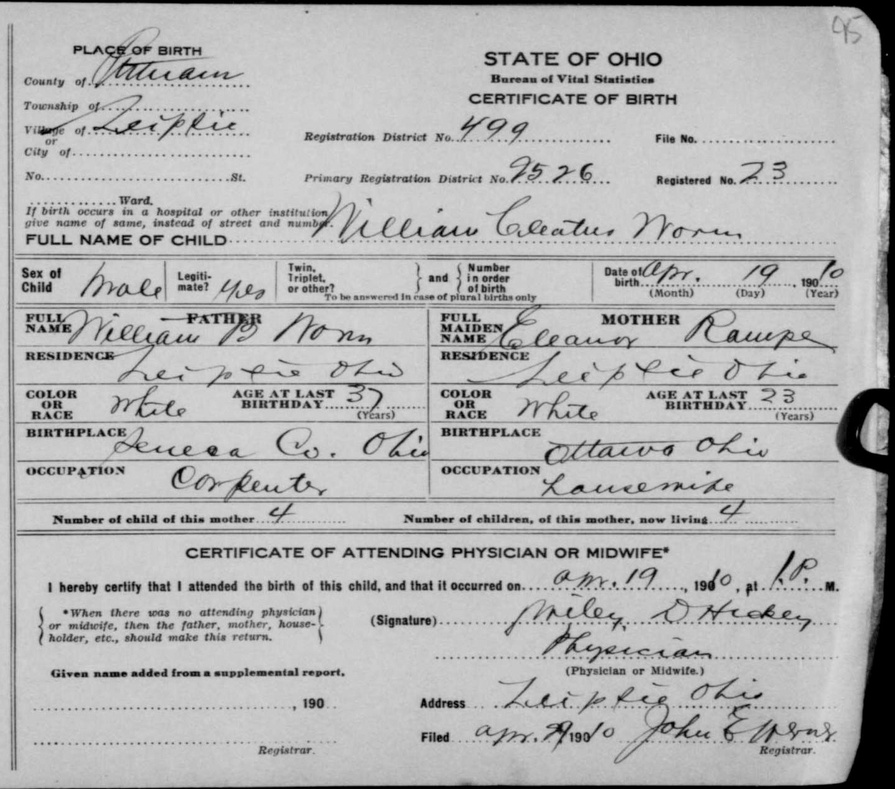
#> input picture data/DiverseDocuments-Refined/Birth1.jpg, 895 x 789 px, shrunk from 1443 x 1272 before the run
$ python create_subimage_datasets.py ../../data/DiverseDocuments-Refined   (Python 2 division)
#> lines starting #> are read from the running program, lines starting #| are printed output that depends on the picture
### data_loaders/gt_loaders.py
from __future__ import print_function
"""
Ground truth loaders for semantic segmentation (pixel-labeling) tasks.

This is PERFORMANCE-CRITICAL code, as it may be invoked numerous times per batch
throughout model training and inference.
A reasonable latency per call will be < 50 ms.

Author: Seth Stewart
stewart.seth.a@gmail.com
Brigham Young University
February 2018
"""
import numpy as np
import cv2
import os
from collections import defaultdict

# TODO: Import code from txt_to_pngs here?
def load_gt_from_txt(image_path, num_classes=6, dontcare_idx=-1, image_size=(0,0), suffix_to_class_map=None):
    pass

# [133 lines left out: functions find_roots_and_suffices, autodiscover_suffix_to_class_map, load_gt_from_suffices, load_gt_pnglayers, not called in this run]

# Load GT from a single multi-hot bit-indexed color PNG.
def load_gt_multihot_bit_indexed_png(image_path, num_classes=6, dontcare_idx=-1, suffix_to_class_map=None):
    """
    Loads ground truth (GT) channels from a single correspondingly named color PNG file.
    If the image is named "dir/my_image.jpg", then the ground truth file is named "dir/my_image.png".
    Allows OVERLAP of multiple classes per pixel (multi-hot).

    This loader is used by the ICDAR2017 Competition on Layout Analysis for Challenging Medieval Manuscripts
    http://diuf.unifr.ch/main/hisdoc/icdar2017-hisdoc-layout-comp

    In that competition, the classes are:
    main text body, comment, decoration, background.
    Importantly, they can overlap.
    0x8000... signifies a boundary pixel. Boundary pixels may be classified either the same
    as the foreground pixels they surround, or as background with no additional penalty.
    0x01 is background,
    0x02 is comment,
    0x04 is decoration,
    0x08 is main text body.

    Parameters
    ----------
    image_path : str
        The path to the original image next to which to find the correspondingly named GT .PNG files.
    num_classes : int
        The maximum number of channels to load.
    dontcare_idx: int
        The index of a "don't care" class superlabel; set to -1 to ignore (default)
    Returns
    -------
    A [H x W x num_channels] numpy array containing all of the loaded GT channels, in the range [0,1.0]. If dontcare_idx >= 0, an additional channel is concatenated, representing the "don't care" label.
    """
    print("Loading from RGB!")

    gt_path = image_path.replace(".jpg", ".png")
    #print("Loading GT for multi-indexed PNG file:", gt_path)
    gt_rgb = cv2.imread(gt_path)
    gtdim = num_classes
    if dontcare_idx > 0:
        gtdim = num_classes + 1
    gt = np.zeros((gt_rgb.shape[0], gt_rgb.shape[1], gtdim))
    channels = []
    for c in range(gt_rgb.shape[-1]):
        channels.append(gt_rgb[:,:,c])

    mask = 0x01
    channel = 0
    for classnum in range(0, num_classes):
        gt_layer = (np.bitwise_and(mask, channels[channel])).astype('bool').astype('float32')
        gt[:,:,classnum] = gt_layer
        mask = mask << 1
        if mask > 255:
            mask = 0x01
            channel += 1
    if dontcare_idx > 0: # This expects dontcare_idx is greater than the highest class index.
        channel = dontcare_idx / 8 # bits per channel
        mask = 0x01 << (dontcare_idx % 8)
        gt[:,:,num_classes] = (np.bitwise_and(mask, channels[channel])).astype('bool').astype('float32')

    print("RGB GT shape:", gt.shape)
    return gt

# Disk-Caching wrapper for loading ground truth. Currently uses .npz format.
def load_gt_diskcached(image_path, num_classes=6, gt_loader=load_gt_multihot_bit_indexed_png, dontcare_idx=-1, use_disk_cache=True, memory_cache=None, compress_in_ram=False, downsampling_rate=1.0, debuglevel=-1, suffix_to_class_map={"DL":0, "HW":1, "MP":2, "LN":3, "ST":4}):
    # First check the memory cache.
    if memory_cache is not None:
        if debuglevel > 1:
            print("Using memory cache")
        if image_path + "_gt" in memory_cache:
            if debuglevel > 1:
                print("Loading from memory cache")
            arr = memory_cache[image_path + "_gt"]
            if debuglevel > 2:
                print("arr.shape:", arr.shape)
            return arr
        elif image_path + "_gt.npz" in memory_cache:
            if debuglevel > 2:
                print("Loading .npz from memory cache")
            f = self.cached_images[image_path+"_gt.npz"]
            f.seek(0)
            arr = np.load(f)['arr_0']
            if debuglevel > 2:
                print("arr.shape:", arr.shape)
            return arr
        if debuglevel > 2:
            print("Not found in memory cache")
    gt_path = image_path.replace(".jpg", ".png")
    #if not os.path.exists(gt_path):
    #    gt_loader = load_gt_pnglayers
    #    #print("Loading from layers")
    #else:
    #    #print("Loading from", gt_loader)
    #    pass
    # Load the disk-cached ground truth as compressed .npz
    if use_disk_cache:
        if debuglevel > 1:
            print("using disk cache")
        if os.path.exists(image_path+"_gt.npz"):
            try:
                if debuglevel > 0:
                    print("Loading npz from disk!", image_path+"_gt.npz")
                gt = np.load(image_path+"_gt.npz")['arr_0']
            except Exception:
                if debuglevel > 0:
                    print("Loading npz failed! Using primary loader...")
                gt = gt_loader(image_path, num_classes, dontcare_idx=dontcare_idx, suffix_to_class_map=suffix_to_class_map)
                if debuglevel > 1:
                    print("Saving GT to disk, shape:", gt.shape)
                with open(image_path+"_gt.npz", 'wb') as f:
                    np.savez_compressed(f, gt)
        else:
            if debuglevel > 2:
                print("Not found in disk cache. Using primary loader...")
            gt = gt_loader(image_path, num_classes, dontcare_idx=dontcare_idx, suffix_to_class_map=suffix_to_class_map)
            # Save the compressed GT into the disk cache.
            if debuglevel > 1:
                print("Saving GT to disk, shape:", gt.shape)
            with open(image_path+"_gt.npz", 'wb') as f:
                np.savez_compressed(f, gt)
    else:
        if debuglevel > 2:
            print("Not using disk cache. Using primary loader...")
        gt = gt_loader(image_path, num_classes, dontcare_idx=dontcare_idx, suffix_to_class_map=suffix_to_class_map)

    if debuglevel > 1:
        print("load_gt GT shape:", gt.shape)


    # Downsample if a rate has been specified. NOTE that this is very slow
    # compared to statically resizing all images in a dataset prior to training,
    # but can be reasonably fast if the memory cache is used.
    if downsampling_rate > 1.0:
        gt = cv2.resize(gt, (0,0), fx=1.0/downsampling_rate, fy=1.0/downsampling_rate)
    if debuglevel > 1:
        print("Resized GT shape", gt.shape)

    # TODO: Only add a sample to the cache if there is more than enough free memory?
    # (Check using guppy)
    # TODO: If needed, pop the least frequently and least recently used elements off the cache first.
    # Imbalanced training is amenable to a cache speedup through exemplar dropping.
    # Currently there is no check for out-of-memory errors, so this will fail
    # for large datasets.
    if memory_cache is not None:
        if compress_in_ram:
            f = io.BytesIO()
            np.savez_compressed(f, gt)
            memory_cache[image_path+"_gt.npz"] = f
        else:
            memory_cache[image_path + "_gt"] = gt

    return gt


# Automatically determines the GT loader to use.
def load_gt_automatic(image_path, num_classes=6, dontcare_idx=-1, use_disk_cache=False, memory_cache=None, compress_in_ram=False, downsampling_rate=1.0, debuglevel=-1, suffix_to_class_map={"DL":0, "HW":1, "MP":2, "LN":3, "ST":4}):
    if suffix_to_class_map is None:
        suffix_to_class_map = {"DL":0, "HW":1, "MP":2, "LN":3, "ST":4}
    if debuglevel > 3:
        print("Loading GT for base file", image_path)
    gt_loader = load_gt_from_suffices
    gt_layer_path = None
    if os.path.exists(image_path.replace("jpg", "png")):
        # Load a jpg, png pair and assume that the png is the RGB layer-bit-indexed representation of the ground-truth.
        gt_loader = load_gt_multihot_bit_indexed_png
        if debuglevel > 2:
            print("Using multihot layer loader on", image_path)
    else:
        for classnum in range(num_classes):
            gt_layer_path = image_path.replace(".jpg", "_" + str(classnum) + ".jpg")
            if os.path.exists(gt_layer_path):
                if debuglevel > 2:
                    print("Using png layer loader on", gt_layer_path)
                gt_loader = load_gt_pnglayers
                break
            gt_layer_path = image_path.replace(".jpg", "_" + str(classnum) + ".png")
            if os.path.exists(gt_layer_path):
                if debuglevel > 2:
                    print("Using png layer loader on", gt_layer_path)
                gt_loader = load_gt_pnglayers
                break
    if gt_layer_path is not None and not os.path.exists(gt_layer_path):
        #suffix_to_class_map={"DL":0, "HW":1, "MP":2, "LN":3, "ST":4}
        gtexts=["png", "jpg"]
        for class_suffix, classnum in suffix_to_class_map.items():
            for gtext in gtexts:
                gt_layer_path = image_path + "_" + class_suffix + "." + gtext
                if debuglevel > 1:
                    print("Testing existence of GT:", gt_layer_path)
                if os.path.exists(gt_layer_path):
                    if debuglevel > 2:
                        print("Using suffix GT loader on ", image_path)
                    gt_loader = load_gt_from_suffices
                    break
    else:
        if debuglevel > 3:
            "Using default gt loader", gt_loader

    return load_gt_diskcached(image_path, num_classes=num_classes, gt_loader=gt_loader, dontcare_idx=dontcare_idx, use_disk_cache=use_disk_cache, memory_cache=memory_cache, compress_in_ram=compress_in_ram, downsampling_rate=downsampling_rate, debuglevel=debuglevel, suffix_to_class_map=suffix_to_class_map)

load_gt = load_gt_automatic


# Index a training set for efficient per-class exemplar access.
# [68 lines left out: functions index_training_set_by_class, load_image, not called in this run]

### utils.py
from __future__ import print_function
import os
import errno

def create_LaTeX_figure(imgs, labels, captions):
    pass

def csv_to_LaTeX_table(csv):
    pass

def mkdir_p(path):
    try:
        os.makedirs(path)
    except OSError as exc:  # Python >2.5
        if exc.errno == errno.EEXIST and os.path.isdir(path):
            pass
        else:
            raise

# [18 lines left out: function _mkdir, not called in this run]

### experiments/training_set_size_variation/create_subimage_datasets.py
from __future__ import print_function
import numpy as np
import cv2

import sys
import os
try:
    from data_loaders.gt_loaders import *
    from visuals.visuals import *
except ImportError:
    sys.path.append('../../')
    from data_loaders.gt_loaders import *
    from visuals.visuals import *

import shutil
import errno

from utils import mkdir_p

if __name__ == "__main__":
    crop_policy = "equal_length"
    subdivision_amounts = [2, 3, 4, 5, 8, 16]
    data_dir = sys.argv[1]
    for jpg in [os.path.join(data_dir, f) for f in os.listdir(data_dir) if ".jpg" == f[-4:]]:
        print("Processing", jpg)
        img = cv2.imread(jpg)
#> img is the input picture: shape (789, 895, 3); min 0, max 225, mean 179
        base = os.path.basename(jpg).replace(".jpg", "")
        shape = img.shape

        gt = load_gt(jpg)
#> after the loop in load_gt_multihot_bit_indexed_png, `for c in range(gt_rgb.shape[-1]):`: channels = 3 items
#> the loop in load_gt_multihot_bit_indexed_png, `for classnum in range(0, num_classes):` made 6 passes
#> pass 1, in load_gt_multihot_bit_indexed_png, `gt_layer = (np.bitwise_and(mask, channels[channel])).astype('bool').as..`:
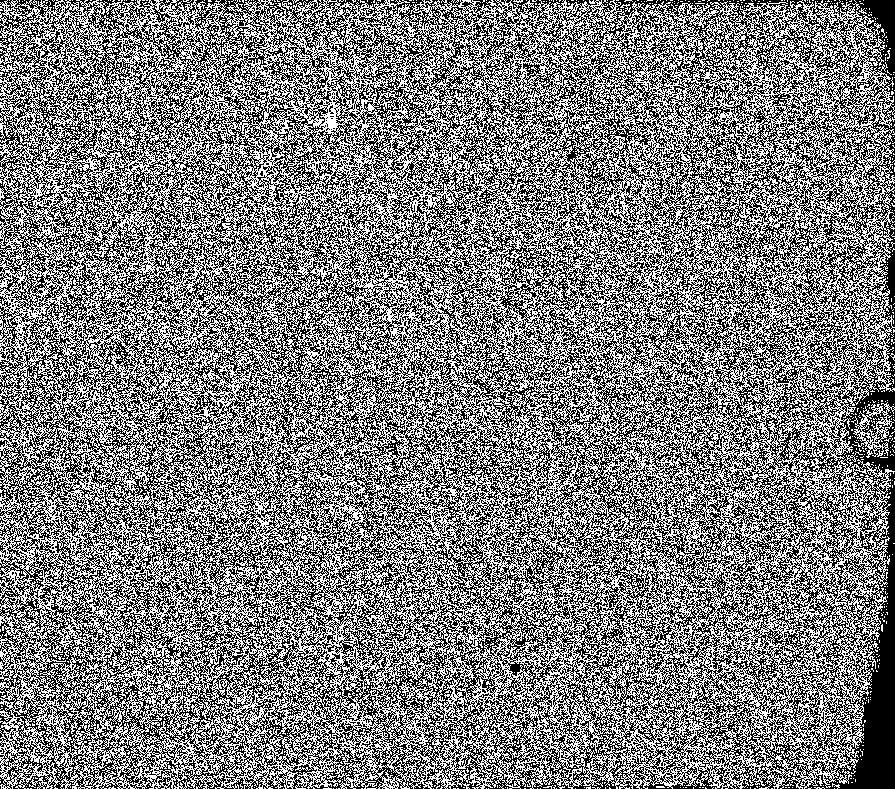
#> gt_layer: shape (789, 895) float32; values 0 (black) and 1 (white), 49.4% white in thin lines or dots
#> pass 2, in load_gt_multihot_bit_indexed_png, `gt_layer = (np.bitwise_and(mask, channels[channel])).astype('bool').as..`:
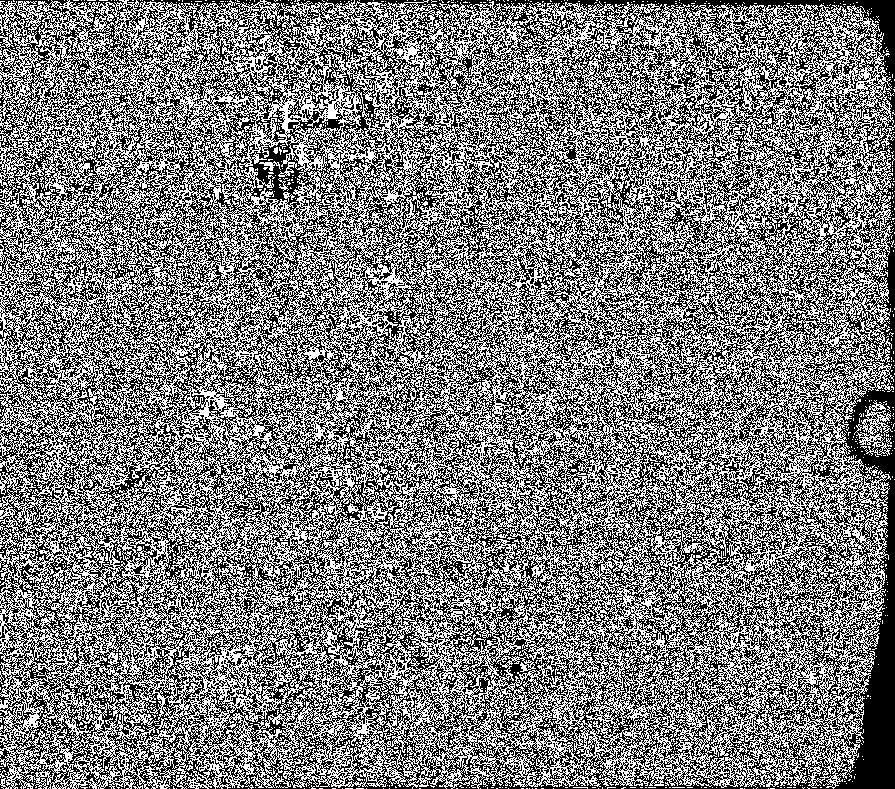
#> gt_layer: shape (789, 895) float32; values 0 (black) and 1 (white), 48.9% white in thin lines or dots
#> pass 3, in load_gt_multihot_bit_indexed_png, `gt_layer = (np.bitwise_and(mask, channels[channel])).astype('bool').as..`:
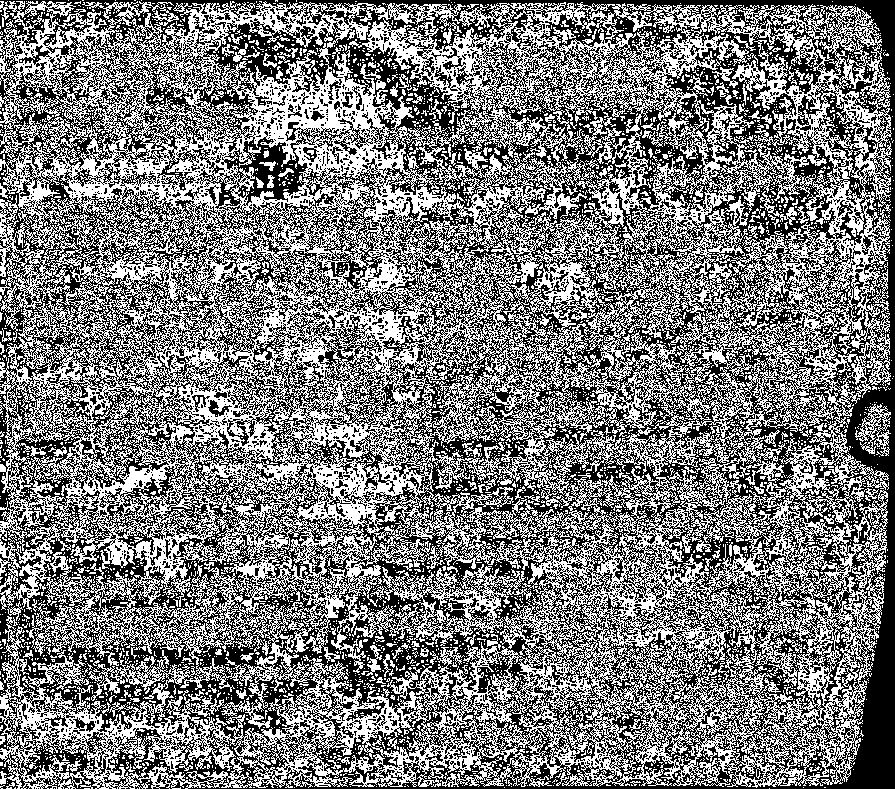
#> gt_layer: shape (789, 895) float32; values 0 (black) and 1 (white), 48.3% white in thin lines or dots
#> after the loop in load_gt_multihot_bit_indexed_png, `for classnum in range(0, num_classes):`: channel = 0; mask = 64
#| RGB GT shape: (789, 895, 6)

        for subdiv_amt in subdivision_amounts:
            output_folder = os.path.join(data_dir, "subdivs_"+str(subdiv_amt))
            h = shape[0] / subdiv_amt
            w = shape[1] / subdiv_amt
            mkdir_p(output_folder)
            quadrant_with_most_hw_plus_mp_pixels = (0,0)
            most_hw_plus_mp_pixels = 0
            for x in range(subdiv_amt):
                for y in range(subdiv_amt):
                    l,u = x*w, y*h
                    r,b = (x+1)*w, (y+1)*h
                    output_file = os.path.join(output_folder, base + "_" + str(x) + "_" + str(y))
                    out_jpg = output_file + ".jpg"
                    # Create and save each of the subcrops
                    out_crop = img[u:b, l:r, :]
                    train = False
                    mp_plus_hw = np.sum(gt[u:b, l:r, 1]) + np.sum(gt[u:b, l:r, 2])
                    if mp_plus_hw > most_hw_plus_mp_pixels:
                        most_hw_plus_mp_pixels = mp_plus_hw
                        quadrant_with_most_hw_plus_mp_pixels = (x,y)
                    print("Writing", out_crop.shape, "to", out_jpg)
                    cv2.imwrite(out_jpg, out_crop)
                    for c in range(gt.shape[-1]):
                        gt_crop = gt[u:b, l:r, c]
                        layersum = np.sum(gt_crop)
                        if layersum == 0:
                            continue
                        out_gtlayer = output_file + "_" + str(c) + ".png"
                        cv2.imwrite(out_gtlayer, gt_crop*255)
                        print("Writing", gt_crop.shape, "to", out_gtlayer)

            x,y = quadrant_with_most_hw_plus_mp_pixels
            best_quadrant_base = base + "_" + str(x) + "_" + str(y)
            # Now move best quadrant out for training
            train_dir = output_folder + "_train"
            mkdir_p(train_dir)

            src_jpg = os.path.join(output_folder, best_quadrant_base + ".jpg")
            dst_jpg = os.path.join(train_dir, best_quadrant_base + ".jpg")
            shutil.move(src_jpg, dst_jpg)
            for c in range(gt.shape[-1]):
                src_png = os.path.join(output_folder, best_quadrant_base + "_" + str(c) + ".png")
                dst_png = os.path.join(train_dir, best_quadrant_base + "_" + str(c) + ".png")
                if os.path.exists(src_png):
                    shutil.move(src_png, dst_png)
#> this loop made 6 passes
#> pass 1, `cv2.imwrite(out_jpg, out_crop)`:
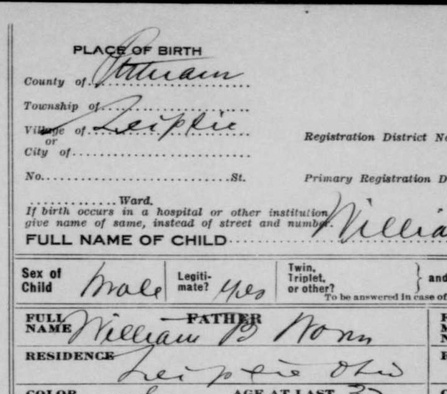
#> saved as Birth1_0_0.jpg: shape (394, 447, 3); min 0, max 218, mean 184.8
#> pass 1, `cv2.imwrite(out_gtlayer, gt_crop*255)`:
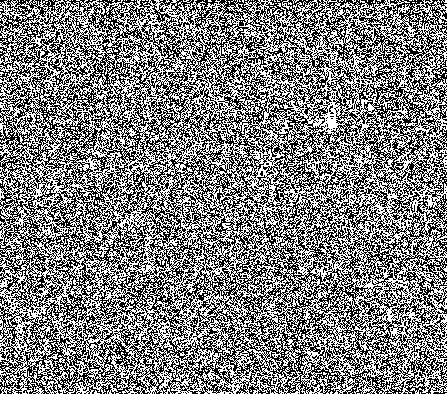
#> saved as Birth1_0_0_0.png: shape (394, 447); 50.3% white; black in thin lines or dots
#> pass 1, `cv2.imwrite(out_gtlayer, gt_crop*255)`:
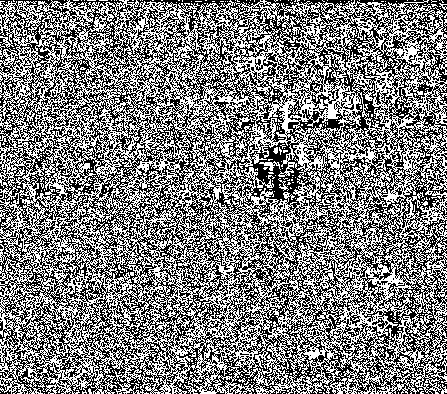
#> saved as Birth1_0_0_1.png: shape (394, 447); 49.8% white in thin lines or dots
#> pass 1, `cv2.imwrite(out_gtlayer, gt_crop*255)`:
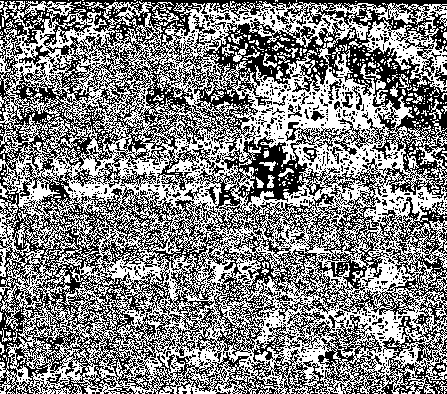
#> saved as Birth1_0_0_2.png: shape (394, 447); 51.3% white; black in thin lines or dots
